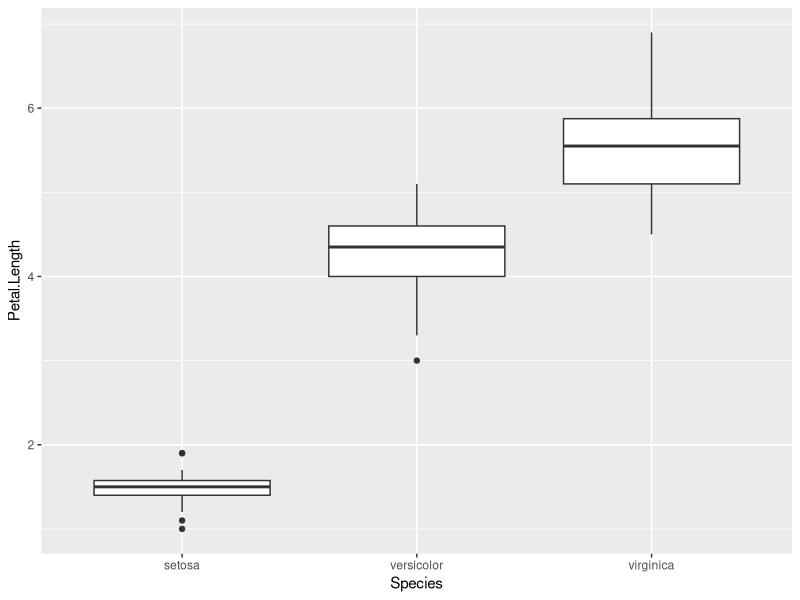
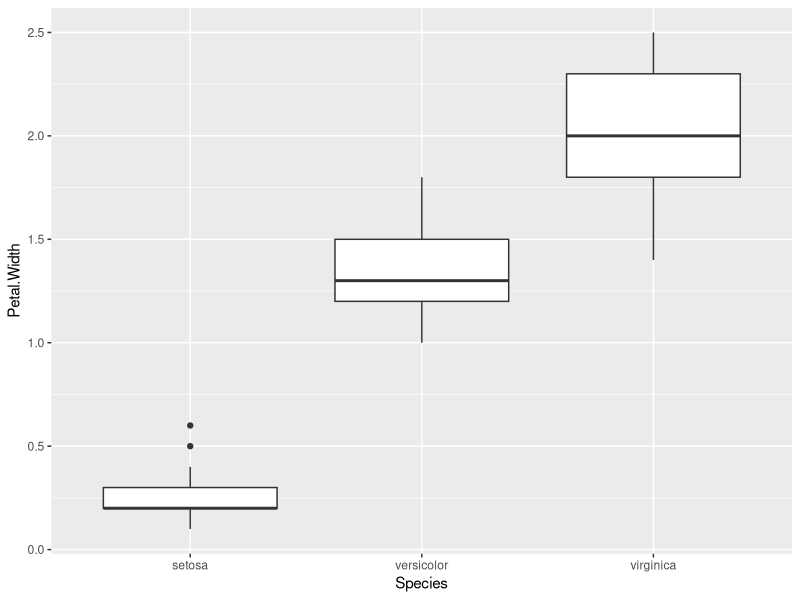
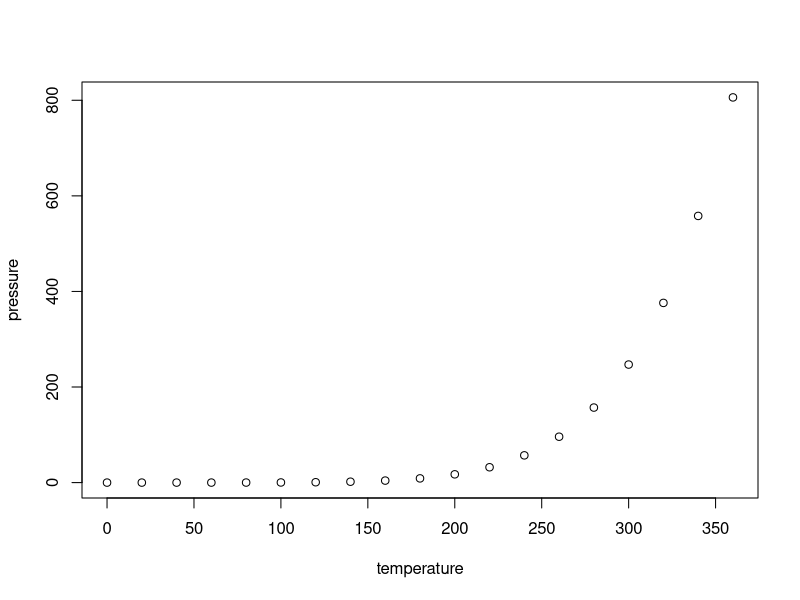

Source code (R) for these figures, in order:
## ---- chunk 1
library(ggplot2)
## ---- chunk 2
knitr::opts_chunk$set(echo = TRUE)
## ---- chunk 3
ggplot(data = iris, aes(x = Species, y =Petal.Length )) +
geom_boxplot()
## ---- chunk 4
summary(cars)
## ---- chunk 5
ggplot(data = iris, aes(x = Species, y =Petal.Width )) +
geom_boxplot()
## ---- chunk 6
iris
## ---- chunk 7
plot(pressure)
